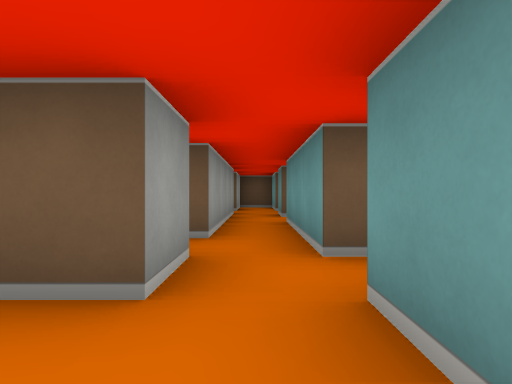
View 1 (above)

24 first-person views from a walk through a cub3D ray-caster map. The camera is about half as high as the walls, looks level and sees 75° across. The floor is counted in squares. Each view is taken from the middle of a square. On the plan, view 1 faces up. The plan holds only what a view shows up to about 9 squares ahead; the rest is blank.

View 2
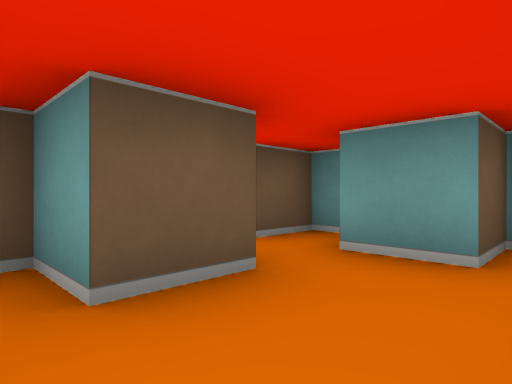

View 3
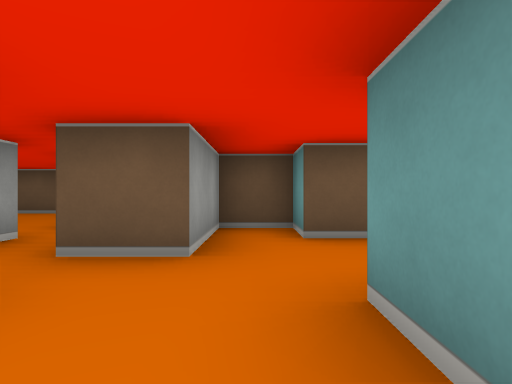

View 4
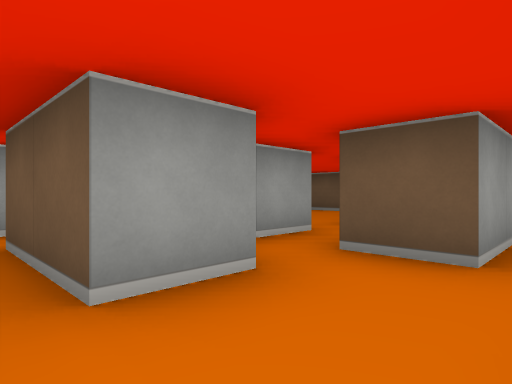

View 5
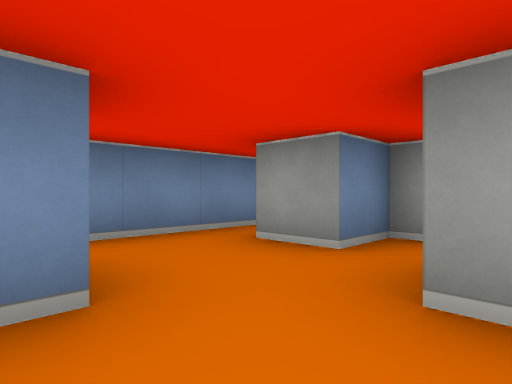

View 6
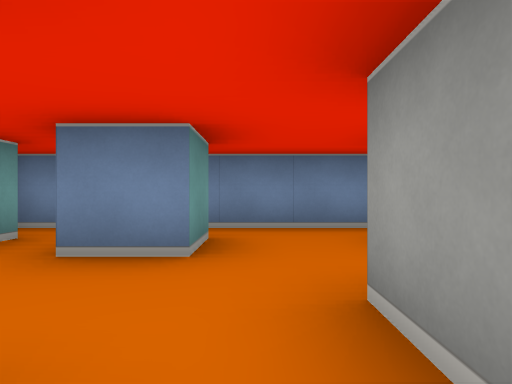

View 7
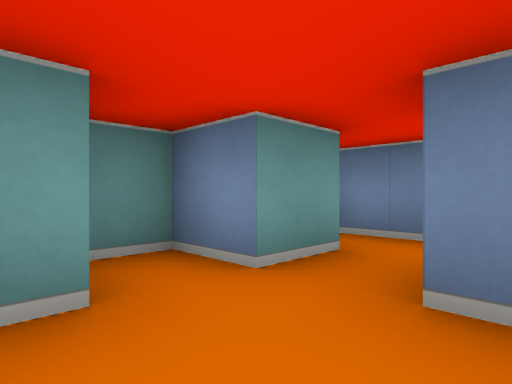

View 8
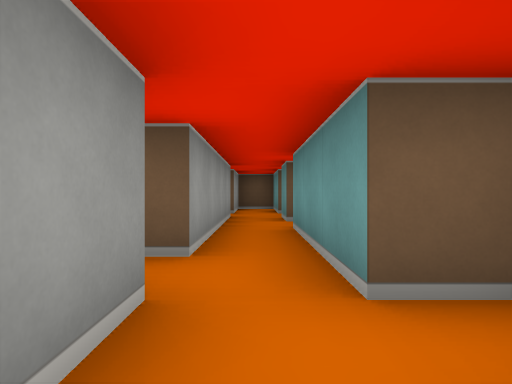

View 9
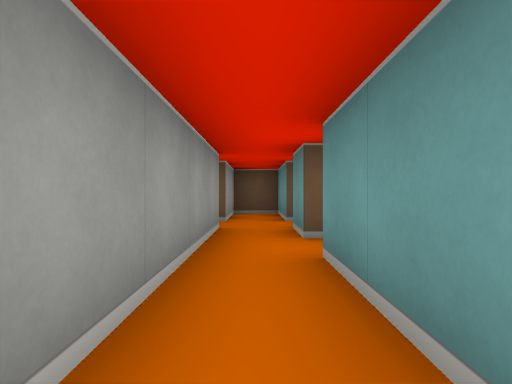

View 10
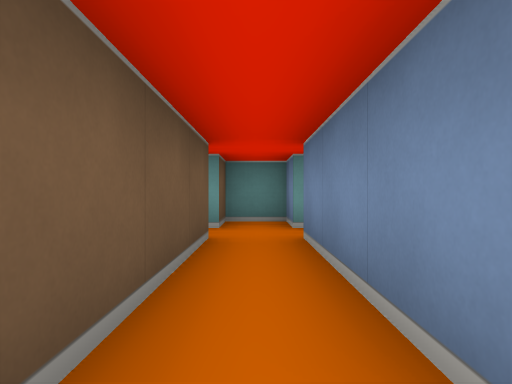

View 11
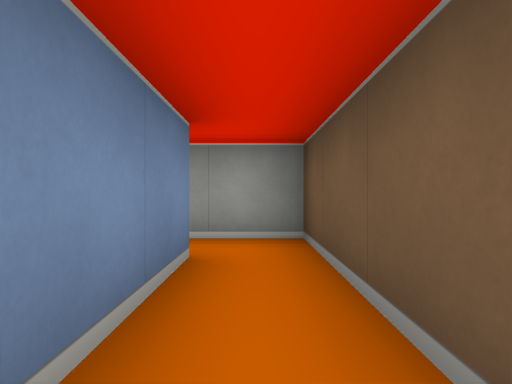

View 12
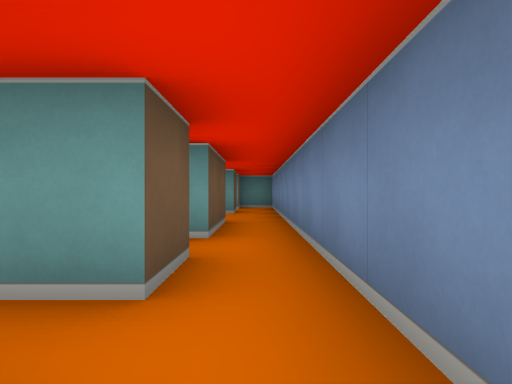

View 13
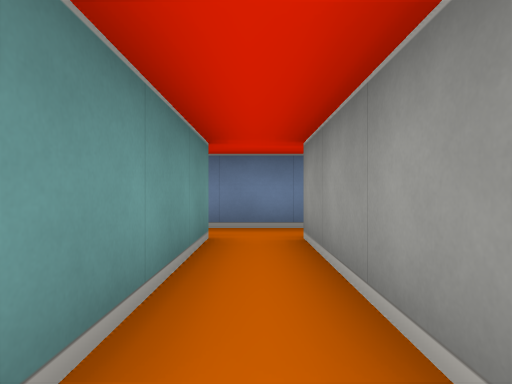

View 14
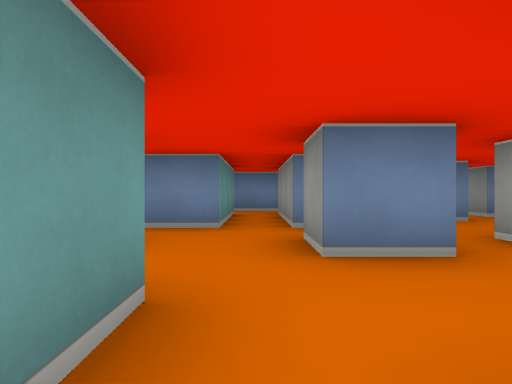

View 15
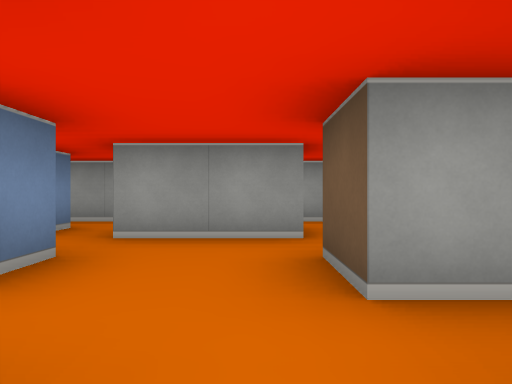

View 16
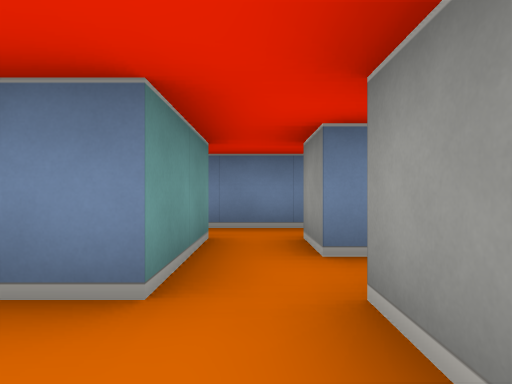

View 17
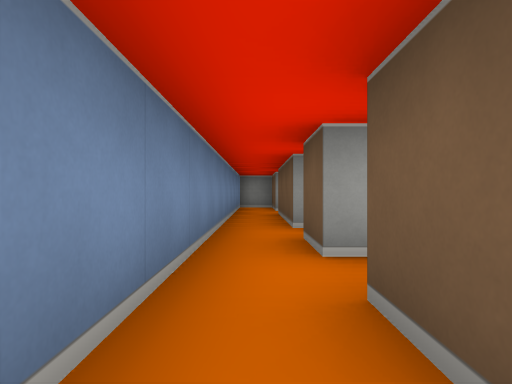

View 18
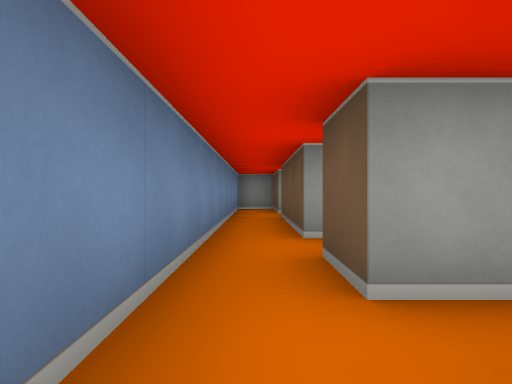

View 19
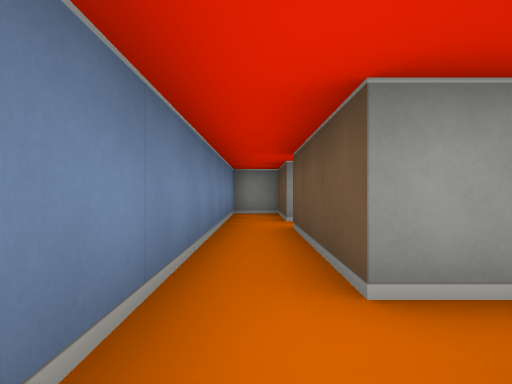

View 20
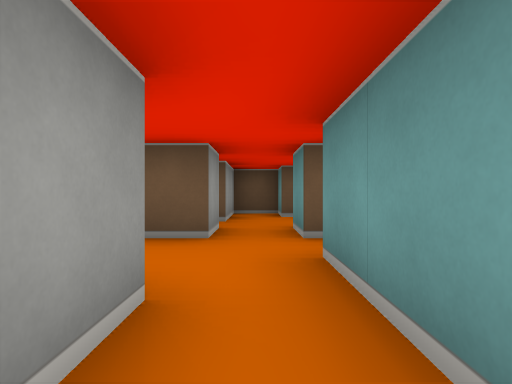

View 21
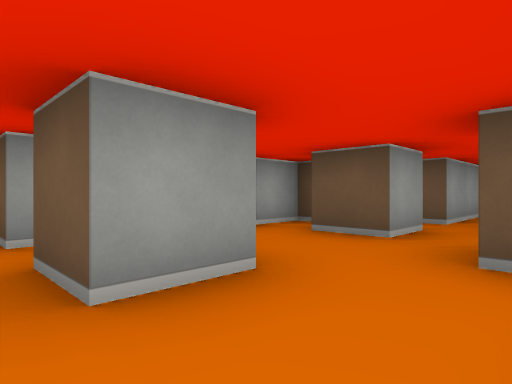

View 22
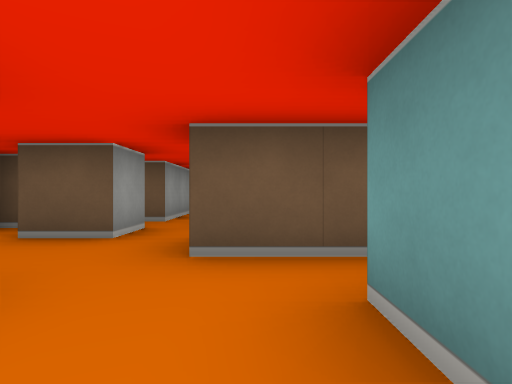

View 23
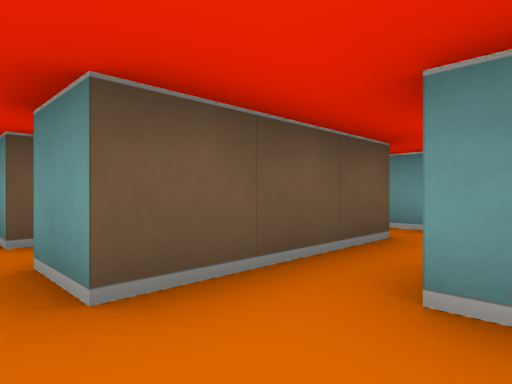

View 24
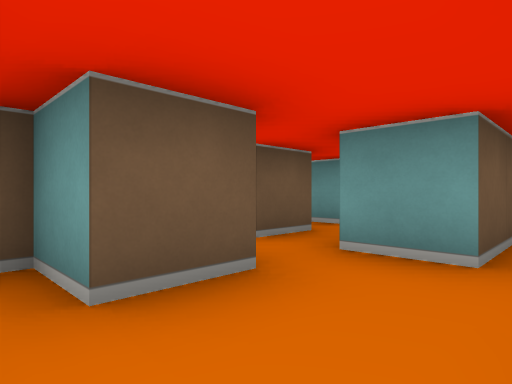

### Floor plan
Ten units are one square. View 1 is at (0, 0); x grows to the right and y downward. Boxes are objects, and circles mark ways between rooms. Rooms are numbered by the first view taken in them; rooms with no view inside come last. Other rooms are left out.
<svg viewBox="-190 -110 210 140">
<path fill="none" stroke="#000" d="M-5 15 -15 15 -15 5 -5 5M-5 -15 -15 -15 -15 -25 -25 -25 -25 -5 -35 -5M5 15 5 5 15 5 15 -5 5 -5 5 -15M-45 -5 -45 5 -35 5 -35 15M-35 25 12 25M-5 -25 -5 -15M15 -20 15 -25 5 -25 5 -55M-5 -55 -5 -35M5 -65 5 -75 15 -75 15 -85 5 -85 5 -102M-35 -75 -5 -75 -5 -55M6 -105 -5 -105 -5 -85 -45 -85 -45 -72M-115 5 -105 5 -105 15 -115 15M-125 2 -125 15 -155 15M-86 15 -95 15 -95 -5M-165 15 -185 15 -185 25 -85 25M-65 -25 -75 -25 -75 -35 -65 -35 -65 -25M-45 -26 -45 -35M-65 -15 -65 15 -75 15 -75 -15M-85 -35 -85 -25 -95 -25M-85 -5 -85 4M-65 -65 -65 -55 -75 -55 -75 -65 -85 -65 -85 -45M-45 -65 -55 -65M-25 -45 -55 -45 -55 -55M-95 -5 -88 -5M-105 -25 -105 -5M-35 15 -55 15 -55 -15 -45 -15 -45 -5M-75 25 -35 25M-65 -95 -65 -75M-85 25 -75 25M-35 -66 -35 -75M-15 -45 -15 -50"/>
<circle cx="0" cy="-10" r="3" fill="#2a7"/>
<circle cx="-40" cy="-10" r="3" fill="#2a7"/>
<circle cx="-45" cy="20" r="3" fill="#2a7"/>
<circle cx="0" cy="-60" r="3" fill="#2a7"/>
<circle cx="-40" cy="-70" r="3" fill="#2a7"/>
<circle cx="-100" cy="0" r="3" fill="#2a7"/>
<circle cx="-90" cy="20" r="3" fill="#2a7"/>
<circle cx="-70" cy="20" r="3" fill="#2a7"/>
<circle cx="-80" cy="5" r="3" fill="#2a7"/>
<circle cx="-50" cy="-60" r="3" fill="#2a7"/>
<circle cx="-35" cy="-40" r="3" fill="#2a7"/>
<text x="-10" y="0">1</text>
<text x="0" y="-30">2</text>
<text x="-10" y="-80">3</text>
<text x="-120" y="10">4</text>
<text x="-60" y="-30">5</text>
<text x="-80" y="20">6</text>
<text x="-40" y="-60">7</text>
<text x="-20" y="-50">8</text>
</svg>
Room 1 opens to room 2. Room 1 opens to room 5. Room 2 opens to room 3. Room 3 opens to room 7. Room 4 opens to room 5. Room 4 opens to room 6. Room 5 opens to room 6. Room 5 opens to room 7. Room 5 opens to room 8.

Where each view was taken, in squares from view 1:
view 1: 0 up, 0 right, facing up
view 2: 0 up, 2 left, facing up-right
view 3: 2 down, 2 left, facing up
view 4: 2 down, 2 left, facing up-left
view 5: 1 up, 1 left, facing down-left
view 6: 2 up, 2 left, facing down
view 7: 1 up, 1 left, facing down-right
view 8: 1 up, 0 right, facing up
view 9: 3 up, 0 right, facing up
view 10: 8 up, 4 left, facing right
view 11: 8 up, 1 left, facing left
view 12: 2 down, 9 left, facing right
view 13: 2 up, 6 left, facing down
view 14: 6 up, 6 left, facing down
view 15: 2 up, 7 left, facing left
view 16: 2 up, 10 left, facing down
view 17: 2 down, 8 left, facing left
view 18: 2 down, 9 left, facing left
view 19: 2 down, 11 left, facing left
view 20: 1 down, 8 left, facing up
view 21: 2 up, 5 left, facing up-left
view 22: 2 up, 5 left, facing up
view 23: 3 up, 6 left, facing up-right
view 24: 4 up, 8 left, facing up-right
